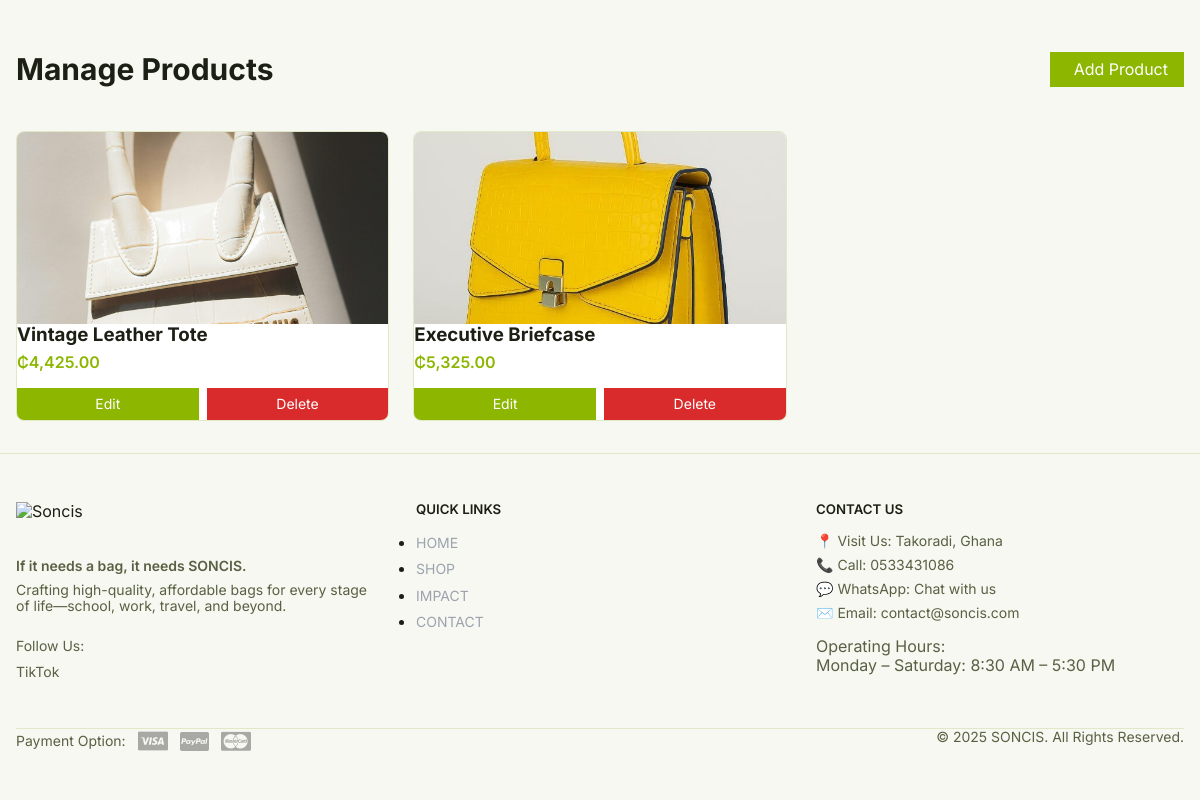
The page /admin/products.php (signed in) on the database its author committed.
### tables this page shows
CREATE TABLE `products` (
  `Id` int(11) NOT NULL,
  `Name` varchar(200) NOT NULL,
  `Price` decimal(18,2) NOT NULL,
  `Description` text DEFAULT NULL,
  `ImageUrl` varchar(500) NOT NULL,
  `Category` varchar(100) DEFAULT NULL,
  `InStock` tinyint(1) NOT NULL DEFAULT 1,
  `StockQuantity` int(11) NOT NULL DEFAULT 0,
  `CreatedAt` datetime NOT NULL DEFAULT current_timestamp(),
  `UpdatedAt` datetime DEFAULT NULL,
  `Tags` longtext DEFAULT NULL CHECK (json_valid(`Tags`))
);

### config.php (called while the page is built, shortened)
<?php
function getBasePath() {
    $scriptName = $_SERVER['SCRIPT_NAME'];
    $scriptDir = dirname($scriptName);
    $scriptDir = str_replace('\\', '/', $scriptDir);
    $scriptDir = rtrim($scriptDir, '/');
    $parts = explode('/', trim($scriptDir, '/'));
    if (end($parts) === 'admin') {
        array_pop($parts);
        if (empty($parts)) {
            return '';
        }
        return '/' . implode('/', $parts);
    }
    return $scriptDir;
}
function getImageUrl($imagePath) {
    return asset('assets/images/' . basename($imagePath));
}
function asset($path) {
    $path = ltrim($path, '/');
    $basePath = isset($GLOBALS['BASE_PATH']) ? $GLOBALS['BASE_PATH'] : getBasePath();
    return $basePath . '/' . $path;
}
function url($path = '') {
    $basePath = isset($GLOBALS['BASE_PATH']) ? $GLOBALS['BASE_PATH'] : getBasePath();
    $path = ltrim($path, '/');
    if (empty($path)) {
        return $basePath . '/';
    }
    return $basePath . '/' . $path;
}
?>

### includes/db-helper.php (called while the page is built, shortened)
<?php
function getProducts($filter = null, $category = null) {
    try {
        $db = getDB();
        $sql = "SELECT * FROM products WHERE InStock = 1";
        $params = [];
        $sql .= " ORDER BY CreatedAt DESC";
        $stmt = $db->prepare($sql);
        $stmt->execute($params);
        $products = $stmt->fetchAll(PDO::FETCH_ASSOC);
        return array_map('transformProductFromDB', $products);
    } catch (PDOException $e) {
        error_log("Error fetching products: " . $e->getMessage());
        return [];
    }
}
function transformProductFromDB($product) {
    $tags = [];
    if (!empty($product['Tags'])) {
        $tagsJson = json_decode($product['Tags'], true);
        if (json_last_error() === JSON_ERROR_NONE && is_array($tagsJson)) {
            $tags = $tagsJson;
        } else {
            $tags = array_map('trim', explode(',', $product['Tags']));
        }
    }
    $price = $product['Price'];
    if (is_numeric($price)) {
        $price = '₵' . number_format(floatval($price), 2);
    }
    return [
        'id' => intval($product['Id']),
        'name' => $product['Name'] ?? '',
        'price' => $price,
        'description' => $product['Description'] ?? '',
        'imageUrl' => $product['ImageUrl'] ?? '',
        'category' => $product['Category'] ?? '',
        'inStock' => (bool)($product['InStock'] ?? true),
        'stockQuantity' => intval($product['StockQuantity'] ?? 0),
        'tags' => $tags,
        'label' => getProductLabel($tags),
    ];
}
function getProductLabel($tags) {
    foreach ($tags as $tag) {
        $tagLower = strtolower($tag);
        if (strpos($tagLower, 'bestseller') !== false) {
            return 'BESTSELLER';
        }
        if (strpos($tagLower, 'newarrival') !== false || strpos($tagLower, 'new arrival') !== false) {
            return 'NEW ARRIVAL';
        }
    }
    return null;
}
?>

### admin/products.php (the view, shortened to what this page needs)
<?php
require_once __DIR__ . '/../config.php';
require_once __DIR__ . '/../includes/db-helper.php';
$products = getProducts();
include __DIR__ . '/../includes/admin-header.php';
?>
<div class="min-h-screen bg-background">
    <div class="container mx-auto px-4 py-8">
        <div class="flex items-center justify-between mb-6">
            <h1 class="text-3xl font-bold text-foreground">Manage Products</h1>
            <button
                onclick="openProductModal()"
                class="flex items-center gap-2 px-4 py-2 bg-primary text-primary-foreground rounded hover:opacity-90 transition"
            >
                Add Product
            </button>
        </div>
        <div class="grid grid-cols-1 md:grid-cols-2 lg:grid-cols-3 gap-6">
            <?php foreach ($products as $product): ?>
                <div class="bg-card border border-border rounded-lg overflow-hidden">
                    <div class="relative h-48 bg-muted">
                        <?php if ($product['imageUrl']): ?>
                            <img
                                src="<?php echo getImageUrl($product['imageUrl']); ?>"
                                alt="<?php echo htmlspecialchars($product['name']); ?>"
                                class="w-full h-full object-cover"
                            />
                        <?php else: ?>
                            <div class="flex items-center justify-center h-full">
                                <iconify-icon icon="mdi:image" width="48" height="48" class="text-muted-foreground"></iconify-icon>
                            </div>
                        <?php endif; ?>
                    </div>
                    <div class="p-4">
                        <h3 class="font-bold text-foreground mb-2"><?php echo htmlspecialchars($product['name']); ?></h3>
                        <p class="text-primary font-semibold mb-2"><?php echo htmlspecialchars($product['price']); ?></p>
                        <div class="flex gap-2 mt-4">
                            <button
                                onclick="editProduct(<?php echo htmlspecialchars(json_encode($product)); ?>)"
                                class="flex-1 px-3 py-2 bg-primary text-primary-foreground rounded text-sm hover:opacity-90 transition"
                            >
                                Edit
                            </button>
                            <button
                                onclick="deleteProduct(<?php echo $product['id']; ?>)"
                                class="flex-1 px-3 py-2 bg-destructive text-destructive-foreground rounded text-sm hover:opacity-90 transition"
                            >
                                Delete
                            </button>
                        </div>
                    </div>
                </div>
            <?php endforeach; ?>
        </div>
    </div>
</div>
<?php include __DIR__ . '/../includes/footer.php'; ?>
</body>
</html>

### includes/admin-header.php (shortened to what this page needs)
<!DOCTYPE html>
<html lang="en">
<head>
    <link rel="stylesheet" href="<?php echo asset('assets/css/style.css'); ?>">
    <link rel="stylesheet" href="<?php echo asset('assets/css/normalize.css'); ?>">
</head>
<body>

### includes/footer.php (shortened to what this page needs)
<footer class="bg-background text-foreground border-t border-border">
    <div class="container mx-auto px-4 py-12">
        <div class="grid grid-cols-1 md:grid-cols-3 gap-8 mb-12">
            <div>
                <div class="mb-4">
                    <img
                        src="<?php echo asset('assets/images/photo_2025-11-02_05-35-41-removebg-preview.png'); ?>"
                        alt="Soncis"
                        class="h-10 w-auto"
                    />
                </div>
                <p class="text-muted-foreground mb-2 text-sm font-semibold">
                    If it needs a bag, it needs SONCIS.
                </p>
                <p class="text-muted-foreground mb-6 text-sm">
                    Crafting high-quality, affordable bags for every stage of life—school, work, travel, and beyond.
                </p>
                <div>
                    <p class="text-muted-foreground text-sm mb-2">Follow Us:</p>
                    <div class="flex gap-4">
                        <a href="#" class="text-muted-foreground hover:text-primary transition" aria-label="TikTok">
                            <span class="text-sm">TikTok</span>
                        </a>
                    </div>
                </div>
            </div>
            <div>
                <h5 class="font-semibold uppercase mb-4">Quick Links</h5>
                <ul class="space-y-2">
                    <li><a href="<?php echo url(); ?>" class="text-gray-400 hover:text-white transition text-sm uppercase">Home</a></li>
                    <li><a href="<?php echo url('shop.php'); ?>" class="text-gray-400 hover:text-white transition text-sm uppercase">Shop</a></li>
                    <li><a href="<?php echo url('impact.php'); ?>" class="text-gray-400 hover:text-white transition text-sm uppercase">Impact</a></li>
                    <li><a href="<?php echo url('contact.php'); ?>" class="text-gray-400 hover:text-white transition text-sm uppercase">Contact</a></li>
                </ul>
            </div>
            <div>
                <h5 class="font-semibold uppercase mb-4">Contact Us</h5>
                <p class="text-muted-foreground text-sm mb-2">
                    📍 Visit Us: Takoradi, Ghana
                </p>
                <p class="text-muted-foreground text-sm mb-2">
                    📞 Call: <a href="tel:+233533431086" class="hover:text-primary">0533431086</a>
                </p>
                <p class="text-muted-foreground text-sm mb-2">
                    💬 WhatsApp: <a href="#" class="hover:text-primary">Chat with us</a>
                </p>
                <p class="text-muted-foreground text-sm mb-4">
                    ✉️ Email: <a href="mailto:contact@soncis.com" class="hover:text-primary">contact@soncis.com</a>
                </p>
                <p class="text-muted-foreground text-xs">
                    Operating Hours:<br />
                    Monday – Saturday: 8:30 AM – 5:30 PM
                </p>
            </div>
        </div>
        <div class="border-t border-border pt-8">
            <div class="grid grid-cols-1 md:grid-cols-2 gap-6 md:gap-8">
                <div class="flex flex-col sm:flex-row flex-wrap gap-3 sm:gap-4 items-start sm:items-center">
                    <span class="text-sm text-muted-foreground">Payment Option:</span>
                    <div class="flex gap-3">
                        <img src="<?php echo asset('assets/images/visa-card.png'); ?>" alt="Visa" class="h-auto w-auto" />
                        <img src="<?php echo asset('assets/images/paypal-card.png'); ?>" alt="PayPal" class="h-auto w-auto" />
                        <img src="<?php echo asset('assets/images/master-card.png'); ?>" alt="Mastercard" class="h-auto w-auto" />
                    </div>
                </div>
                <div class="text-center md:text-right text-sm text-muted-foreground">
                    <p>© <?php echo date('Y'); ?> SONCIS. All Rights Reserved.</p>
                </div>
            </div>
        </div>
    </div>
</footer>

### rows shown on the page
products: ImageUrl (picture), Name "Vintage Leather Tote", price "₵4,425.00"
products: ImageUrl (picture), Name "Executive Briefcase", price "₵5,325.00"
